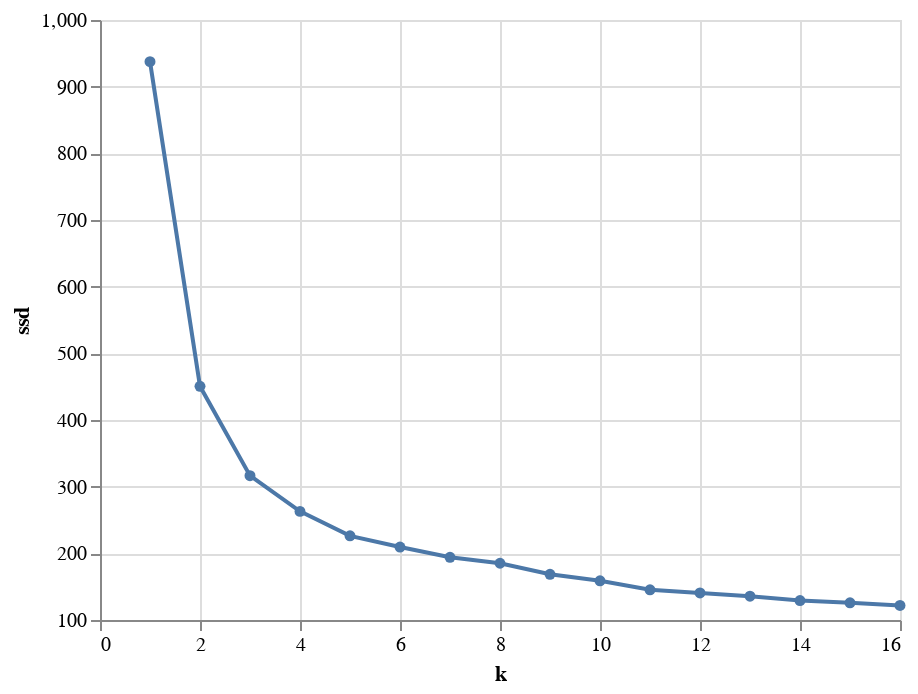

Source (notebook cell):
### Code cell
from sklearn.cluster import MiniBatchKMeans
import altair as alt

data_matrix = [list(row.values) for _, row in one_hot_encoded.iterrows()]

# escolhendo k
qualidade = pd.DataFrame(columns = ['k', 'ssd'])
for k in range(1,17, 1):
  # kmeans = KMeans(n_clusters=k, random_state=0)
  kmeans = MiniBatchKMeans(n_clusters=k, init_size=1024, batch_size=2048, random_state=20)
  kmeans.fit(data_matrix)
  qualidade = qualidade.append({'k': k, 'ssd' : kmeans.inertia_}, ignore_index=True)

alt.Chart(qualidade).mark_line(
    point=True
).encode(
    x = 'k',
    y = alt.Y('ssd', scale = alt.Scale(zero=False))
)

### Figure 1 — Vega-Lite specification as saved in the notebook (floating-point values rounded to 4 significant figures)
{"config": {"view": {"continuousWidth": 400, "continuousHeight": 300}}, "data": {"name": "data-eca6fab4b9d4d26370a65b54a2dab95d"}, "mark": {"type": "line", "point": true}, "encoding": {"x": {"field": "k", "type": "quantitative"}, "y": {"field": "ssd", "scale": {"zero": false}, "type": "quantitative"}}, "$schema": "https://vega.github.io/schema/vega-lite/v4.17.0.json", "datasets": {"data-eca6fab4b9d4d26370a65b54a2dab95d": [{"k": 1.0, "ssd": 937.5}, {"k": 2.0, "ssd": 450.6}, {"k": 3.0, "ssd": 316.5}, {"k": 4.0, "ssd": 262.9}, {"k": 5.0, "ssd": 226.2}, {"k": 6.0, "ssd": 209.4}, {"k": 7.0, "ssd": 194.1}, {"k": 8.0, "ssd": 185.1}, {"k": 9.0, "ssd": 168.6}, {"k": 10.0, "ssd": 158.8}, {"k": 11.0, "ssd": 145.3}, {"k": 12.0, "ssd": 140.6}, {"k": 13.0, "ssd": 135.6}, {"k": 14.0, "ssd": 129.2}, {"k": 15.0, "ssd": 125.7}, {"k": 16.0, "ssd": 121.8}]}}
